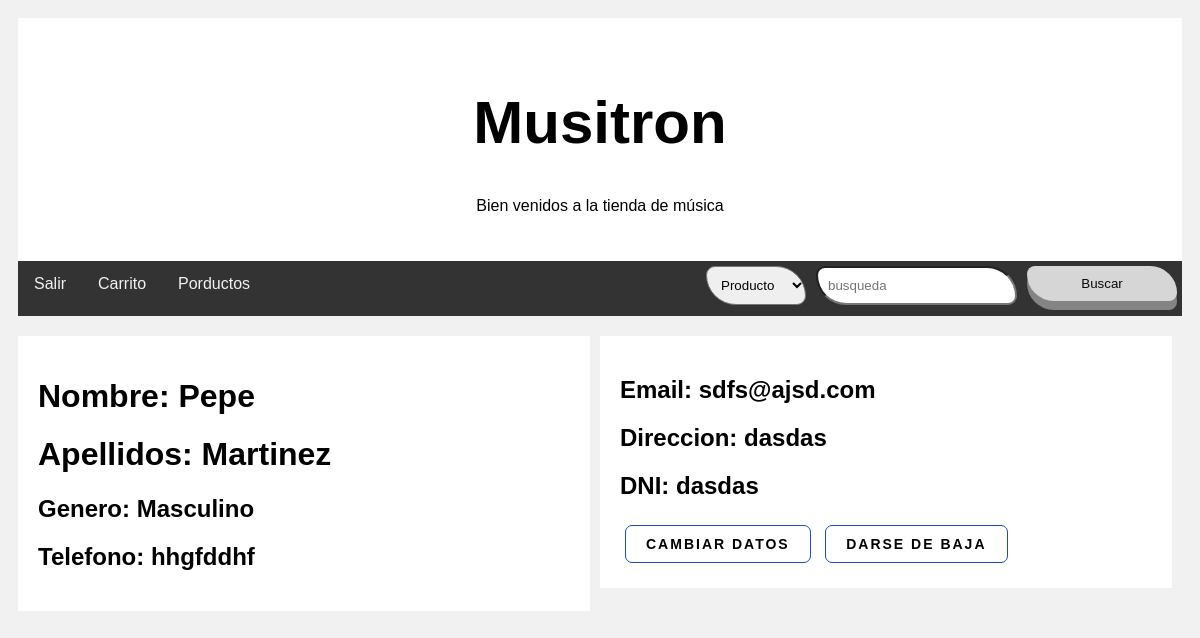
The page /madridSkills/views/cliente/datos/mostrar.php (signed in) on the database its author committed.
### tables this page shows
CREATE TABLE `cliente` (
  `id_us` int(11) DEFAULT NULL,
  `apellidos` varchar(100) DEFAULT NULL,
  `genero` enum('Masculino','Femenino','Otro') DEFAULT NULL,
  `fecha_nac` date DEFAULT NULL,
  `telefono` varchar(9) DEFAULT NULL,
  `email` varchar(100) DEFAULT NULL,
  `direccion` varchar(100) DEFAULT NULL,
  `tipo_ident` enum('DNI','NIF','Pasaporte','nº SS') DEFAULT NULL,
  `identificador` varchar(20) DEFAULT NULL
);

### madridSkills/models/cliente.php (called while the page is built, shortened)
<?php
class Cliente{
    function __construct($id_us,$apellidos,$genero, $fecha_nac, $telefono, $email, $direccion, $tipo_ident ,$identificador){
        $this->apellidos = $apellidos;
        $this->genero = $genero;
        $this->telefono = $telefono;
        $this->email = $email;
        $this->direccion = $direccion ;
        $this->tipo_ident = $tipo_ident ;
        $this->identificador = $identificador ;
    }
	public static function getById($id_us){
		$db=Db::getConnect();
		$select=$db->prepare('SELECT * FROM cliente WHERE id_us=:id_us');
		$select->bindValue('id_us',$id_us);
		$select->execute();
        $clienteDb=$select->fetch();
		if($clienteDb){
            $cliente= new Cliente($clienteDb['id_us'],$clienteDb['apellidos'],$clienteDb['genero'],$clienteDb['fecha_nac'],$clienteDb['telefono'],$clienteDb['email'],$clienteDb['direccion'],$clienteDb['tipo_ident'], $clienteDb['identificador']);
            return $cliente;
        }else{
            return false;
        }
	}
}
?>

### madridSkills/views/cliente/datos/mostrar.php (the view, shortened to what this page needs)
<!DOCTYPE html>
<head>
    <link rel="stylesheet" href="../../../assets/estiloInicio.css">
</head>
<body>
    <div class="header">
        <h1>Musitron</h1>
        <p>Bien venidos a la tienda de música</p>
    </div>
    <div class="topnav">
        <a onclick="window.location.href='../../../sesion/fin.php'">Salir</a>
        <a onclick="window.location.href='../pedido/index.php'">Carrito</a>
        <a onclick="window.location.href='../index.php'">Porductos</a>
        <form action="" method="post">
            <input type="submit" name="buscar" value="Buscar" style="float:right">
            <input type="text" name="busqueda" placeholder="busqueda" style="float:right">
            <select name="tipo" style="float:right">
                <option value="producto">Producto</option>
            </select>
        </form>
    </div>
    <?php
    require_once('../../../models/cliente.php');
    $cliente = Cliente::getById($_SESSION['usuario_id']);
    ?>
    <div class="row">
        <div class="column-left">
            <div class="card" >
                <h1>Nombre: <?php echo $_SESSION['usuario_nombre']; ?></h1>
                <h1>Apellidos: <?php echo $cliente->apellidos; ?></h1>
                <h2>Genero: <?php echo $cliente->genero; ?></h2>
                <h2>Telefono: <?php echo $cliente->telefono; ?></h2>
            </div>
        </div>
        <div class="column-left">
            <div class="card">
                <h2>Email: <?php echo $cliente->email; ?></h2>
                <h2>Direccion: <?php echo $cliente->direccion; ?></h2>
                <h2><?php echo $cliente->tipo_ident . ": " . $cliente->identificador; ?></h2>
                <button onclick="window.location.href='cambiar.php'">Cambiar datos</button>
                <button onclick="window.location.href='../../../controllers/cliente-controller.php?action=borrar'">Darse de baja</button>
            </div>
        </div>
    </div>
</body>
</html>

### madridSkills/assets/estiloInicio.css (style rules this page uses)
* { box-sizing: border-box; }
body { font-family: Arial; padding: 10px; background: #f1f1f1; }
.header { padding: 30px; text-align: center; background: white; }
.header h1 { font-size: 60px; }
.topnav { overflow: hidden; background-color: #333; min-height: 55px; }
.topnav a { float: left; display: block; color: #f2f2f2; text-align: center; padding: 14px 16px; text-decoration: none; }
.topnav input[type=submit] { border-radius: 15px 50px; padding: 10px; margin: 5px; background-color: white; color: black; }
.column-left { float: left; width: 50%; padding-right: 10px; }
.card { background-color: white; padding: 20px; margin-top: 20px; }
input[type=text],input[type=password],input[type=email],input[type=date],input[type=number] { border-radius: 15px 50px; padding: 10px; margin: 5px; min-width: 200px; }
select, input[type=number] { border-radius: 15px 50px; padding: 10px; margin: 5px; min-width: 20px; }
input[type=reset], input[type=submit] { display: inline-block; border-radius: 4px; background-color: #333; border: none; color: #f2f2f2; text-align: center; padding: 20px; width: 150px; transition: all 0.2s; cursor: pointer; margin: 5px; border: none; border-radius: 15px; box-shadow: 0 9px #999; opacity: 0.8; }
.row:after { content: ""; display: table; clear: both; }
button { position: relative; padding: 10px 20px; border-radius: 7px; border: 1px solid rgb(36, 72, 190); font-size: 14px; text-transform: uppercase; font-weight: 600; letter-spacing: 2px; background: transparent; color:black; overflow: hidden; box-shadow: 0 0 0 0 transparent; -webkit-transition: all 0.2s ease-in; -moz-transition: all 0.2s ease-in; transition: all 0.2s ease-in; margin: 5px; }
button::before { content: ''; display: block; width: 0px; height: 86%; position: absolute; top: 7%; left: 0%; opacity: 0; background: #fff; box-shadow: 0 0 50px 30px #fff; -webkit-transform: skewX(-20deg); -moz-transform: skewX(-20deg); -ms-transform: skewX(-20deg); -o-transform: skewX(-20deg); transform: skewX(-20deg); }

### rows shown on the page
cliente: apellidos "Martinez", genero "Masculino", telefono "hhgfddhf", email "sdfs@ajsd.com", direccion "dasdas", tipo_ident "DNI", identificador "dasdas"

### other values the page prints
$_SESSION['usuario_nombre'] "Pepe"
